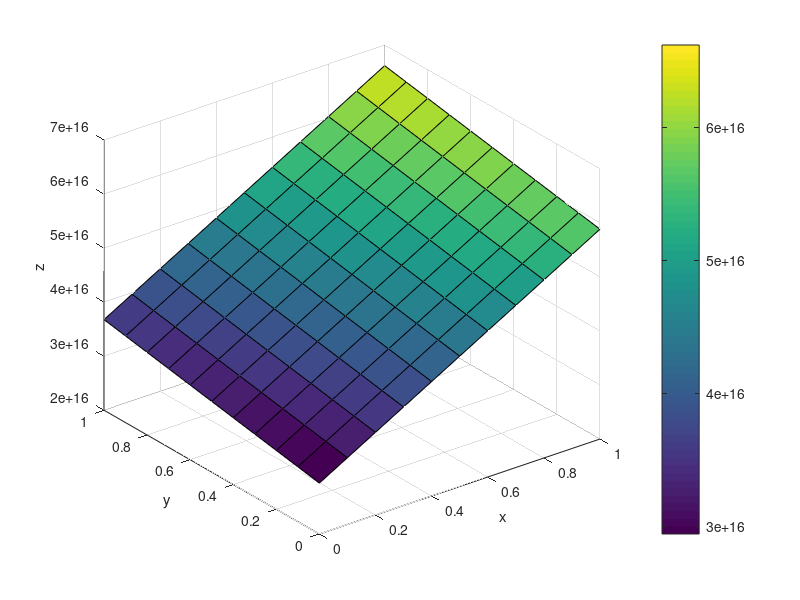

MATLAB code to generate this figure:
A = [2 1 0 1 1 0 0 0 0 ; 1 2 1 1 1 1 0 0 0 ; 0 1 2 0 1 1 0 0 0 ; 1 1 0 2 1 0 1 1 0 ; 1 1 1 1 2 1 1 1 1 ; 0 1 1 0 1 2 0 1 1 ; 0 0 0 1 1 0 2 1 0 ; 0 0 0 1 1 1 1 2 1 ; 0 0 0 0 1 1 0 1 2 ; ];
b = [-5 -3 -5 -3 0 -3 -5 -3 -5 ]';
x = A \ b;
x = A \ b;
[X,Y] = meshgrid(0:0.1:1, 0:0.1:1);
Z = x(1)*X + x(2)*Y + x(3);
figure;
surf(X,Y,Z);
xlabel('x');
ylabel('y');
zlabel('z');
colorbar;
